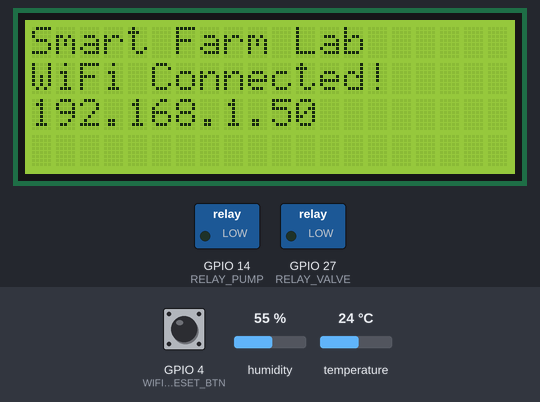
A program run on a simulated ESP32. Shown: 20×4 character LCD, switched loads named in the program (green lamp = pin HIGH). The inputs (shaded band) are chosen by the test bench; at power-on: humidity 55 %, temperature 24 °C, GPIO 4 (WIFI_RESET_BTN) HIGH. WiFi joins after 1.5 s; servers stay silent unless stated; no MQTT or app messages arrive unless stated; what the program prints to the serial monitor is not drawn.

Above: at 1.7 s.
4.9 s: humidity set to 22 %
At 6.2 s:
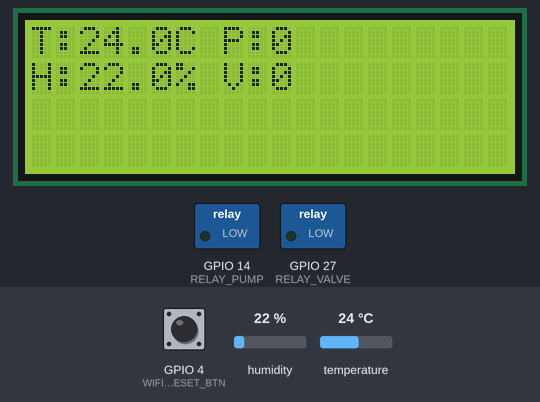
6.5 s: temperature set to 12 °C
At 11.2 s:
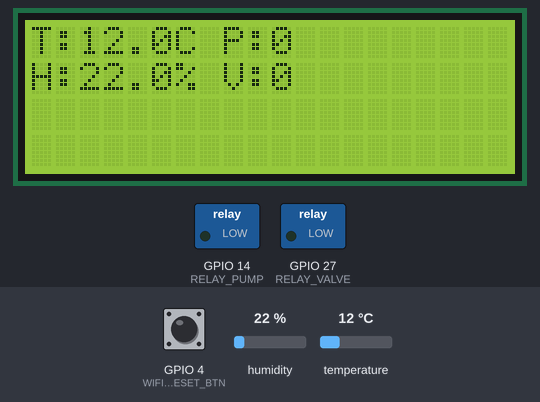
11.5 s: GPIO 4 (WIFI_RESET_BTN) pulled LOW for 0.15 s
At 12.6 s:
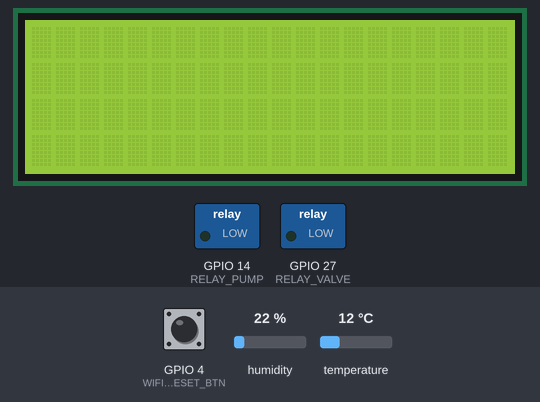
16.5 s: humidity set to 40 %
At 21.2 s:
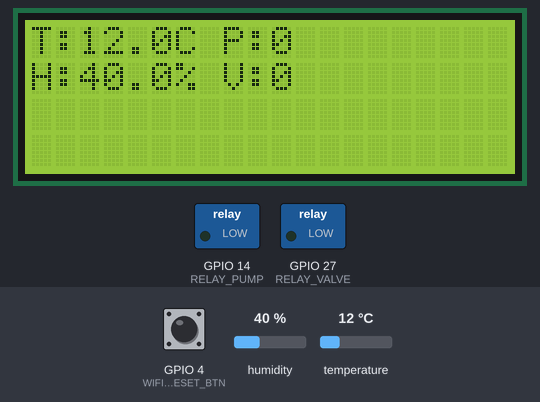
21.5 s: temperature set to 19 °C
Timing chart, 0 to 24.5 s (numbered marks = the images above; inputs shaded):
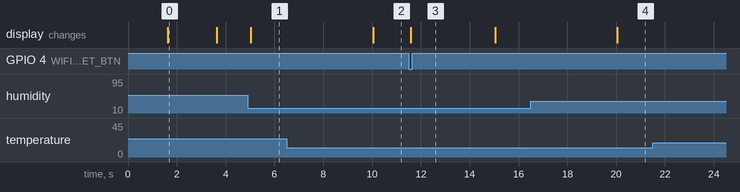

Measured:
- after the input at 4.9 s, the display: changes after 0.14 s (image 1)
- after the input at 6.5 s, the display: changes after 3.5 s (image 2)
- after the input at 11.5 s, the display: changes after 0.08 s (image 3)
- after the input at 16.5 s, the display: changes after 3.5 s (image 4)
- what the display in image 0 shows lasts 2.0 s, from 1.6 s to 3.6 s

The program:

main.cpp
```cpp
#include <WiFi.h>
#include <WiFiManager.h>
#include <PubSubClient.h>
#include <LiquidCrystal_I2C.h>
#include <DHT.h>
#include <ArduinoJson.h>

// =========================================================
// การตั้งค่าฮาร์ดแวร์
// =========================================================
#define DHTPIN 15
#define DHTTYPE DHT22
#define WIFI_RESET_BTN 4   // ปุ่มรีเซ็ต WiFi (Active LOW)

#define RELAY_PUMP 14
#define RELAY_VALVE 27

DHT dht(DHTPIN, DHTTYPE);
LiquidCrystal_I2C lcd(0x27, 20, 4);

// =========================================================
// การตั้งค่า MQTT และ Topic
// =========================================================
const char* mqtt_server = "172.18.148.220"; // เปลี่ยนเป็น IP ของ MQTT Broker
const int mqtt_port = 11883; // Host port mapped to Mosquitto's container port 1883

WiFiClient espClient;
PubSubClient client(espClient);

String site_id = "site_01";
String zone_id = "zone_A";
String device_id = "node_01"; // ต้องไม่ซ้ำกัน
String base_topic = "smart_farm/" + site_id + "/" + zone_id + "/" + device_id + "/";

unsigned long lastMsg = 0;

void reconnect();
void mqttCallback(char* topic, byte* payload, unsigned int length);

// =========================================================
// ฟังก์ชัน 1: setup()
// =========================================================
void setup() {
  Serial.begin(115200);
  Serial.println("Smart Farm starting...");

  pinMode(WIFI_RESET_BTN, INPUT_PULLUP);
  pinMode(RELAY_PUMP, OUTPUT);
  pinMode(RELAY_VALVE, OUTPUT);
  digitalWrite(RELAY_PUMP, 0);
  digitalWrite(RELAY_VALVE, 0);
  Serial.printf("[RELAY] Initial GPIO levels: pump=%d, valve=%d\n", digitalRead(RELAY_PUMP), digitalRead(RELAY_VALVE));

  lcd.init();
  lcd.backlight();
  lcd.setCursor(0, 0);
  lcd.print("Smart Farm Lab");

  dht.begin();
  Serial.printf("[DHT] DHT22 initialized on GPIO %d\n", DHTPIN);

  WiFiManager wm;
  lcd.setCursor(0, 1);
  lcd.print("Connecting WiFi...");

  Serial.println("[WiFi] Connecting; setup AP: Pophagot");
  if (!wm.autoConnect("Pophagot")) {
    Serial.println("[WiFi] Connection failed. Restarting in 3 seconds.");
    delay(3000);
    ESP.restart();
  }

  Serial.printf("[WiFi] Connected. IP=%s, RSSI=%d dBm\n", WiFi.localIP().toString().c_str(), WiFi.RSSI());
  lcd.setCursor(0, 1);
  lcd.print("WiFi Connected!   ");
  lcd.setCursor(0, 2);
  lcd.print(WiFi.localIP().toString());
  delay(2000);
  lcd.clear();

  client.setServer(mqtt_server, mqtt_port);
  client.setCallback(mqttCallback);
  Serial.printf("[MQTT] Broker=%s:%d, client=%s\n", mqtt_server, mqtt_port, device_id.c_str());
}

// =========================================================
// ฟังก์ชัน 2: loop()
// =========================================================
void loop() {
  // รีเซ็ต WiFi เมื่อกดปุ่มค้าง
  if (digitalRead(WIFI_RESET_BTN) == LOW) {
    delay(50);
    if (digitalRead(WIFI_RESET_BTN) == LOW) {
      lcd.clear();
      lcd.print("WiFi Config Mode");
      WiFiManager wm;
      wm.setConfigPortalTimeout(180);
      Serial.println("[WiFi] Button pressed. Opening Pophagot portal (180 seconds).");
      if (!wm.startConfigPortal("Pophagot")) {
        Serial.println("[WiFi] Portal failed or timed out. Restarting.");
        ESP.restart();
      }
      Serial.printf("[WiFi] Portal complete. Status=%d, IP=%s\n", WiFi.status(), WiFi.localIP().toString().c_str());
      lcd.clear();
    }
  }

  // รักษาสถานะเชื่อมต่อ MQTT
  if (!client.connected()) reconnect();
  client.loop();

  // ส่งข้อมูลทุก 5 วินาที
  unsigned long now = millis();
  if (now - lastMsg > 5000) {
    lastMsg = now;

    float h = dht.readHumidity();
    float t = dht.readTemperature();
    if (isnan(h) || isnan(t)) {
      Serial.println("[DHT] Read failed. Check sensor wiring and power.");
      return;
    }
    Serial.printf("[DHT] Temperature=%.1f C, humidity=%.1f %%, pump GPIO=%d, valve GPIO=%d\n", t, h, digitalRead(RELAY_PUMP), digitalRead(RELAY_VALVE));

    lcd.setCursor(0, 0);
    lcd.print("T:" + String(t, 1) + "C P:" + String(digitalRead(RELAY_PUMP)));
    lcd.setCursor(0, 1);
    lcd.print("H:" + String(h, 1) + "% V:" + String(digitalRead(RELAY_VALVE)));

    StaticJsonDocument<256> doc;
    doc["temperature"] = t;
    doc["humidity"] = h;
    doc["pump_state"] = digitalRead(RELAY_PUMP);
    doc["valve_state"] = digitalRead(RELAY_VALVE);

    char msgBuffer[256];
    serializeJson(doc, msgBuffer);

    String topic_telemetry = base_topic + "telemetry";
    bool sent = client.publish(topic_telemetry.c_str(), msgBuffer);
    Serial.printf("[MQTT] Telemetry publish %s: topic=%s, payload=%s\n", sent ? "OK" : "FAILED", topic_telemetry.c_str(), msgBuffer);
  }
}

// =========================================================
// ฟังก์ชัน 3: reconnect()
// =========================================================
void reconnect() {
  while (!client.connected()) {
    Serial.printf("[MQTT] Connecting to %s:%d; WiFi status=%d\n", mqtt_server, mqtt_port, WiFi.status());
    String topic_status = base_topic + "status";
    String willMessage = "{\"status\":\"offline\"}";

    // ตั้งค่า LWT
    if (client.connect(device_id.c_str(), NULL, NULL, topic_status.c_str(), 0, true, willMessage.c_str())) {
      String topic_cmd = base_topic + "cmd";
      Serial.println("[MQTT] Connected.");
      bool subscribed = client.subscribe(topic_cmd.c_str());
      Serial.printf("[MQTT] Subscribe %s: %s\n", subscribed ? "OK" : "FAILED", topic_cmd.c_str());

      // ทับ LWT ด้วยสถานะ online
      bool sent = client.publish(topic_status.c_str(), "{\"status\":\"online\"}", true);
      Serial.printf("[MQTT] Online status publish %s\n", sent ? "OK" : "FAILED");
    } else {
      Serial.printf("[MQTT] Connection failed, state=%d. Retry in 5 seconds.\n", client.state());
      delay(5000);
    }
  }
}

// =========================================================
// ฟังก์ชัน 4: mqttCallback()
// =========================================================
void mqttCallback(char* topic, byte* payload, unsigned int length) {
  String messageTemp;
  for (int i = 0; i < length; i++) messageTemp += (char)payload[i];
  Serial.printf("[MQTT] Received: topic=%s, payload=%s\n", topic, messageTemp.c_str());

  StaticJsonDocument<256> doc;
  DeserializationError error = deserializeJson(doc, messageTemp);
  if (error) {
    Serial.printf("[CMD] Invalid JSON: %s\n", error.c_str());
    return;
  }

  if (doc.containsKey("cmd") && doc.containsKey("state")) {
    String command = doc["cmd"].as<String>();
    int state = doc["state"].as<int>();

    if (command == "pump") digitalWrite(RELAY_PUMP, state);
    else if (command == "valve") digitalWrite(RELAY_VALVE, state);
    else Serial.printf("[CMD] Unknown command: %s\n", command.c_str());
    Serial.printf("[RELAY] Command=%s, requested=%d, pump GPIO=%d, valve GPIO=%d\n", command.c_str(), state, digitalRead(RELAY_PUMP), digitalRead(RELAY_VALVE));

    StaticJsonDocument<256> ackDoc;
    ackDoc["ack"] = command;
    ackDoc["state_set"] = state;

    char ackBuffer[256];
    serializeJson(ackDoc, ackBuffer);

    String topic_ack = base_topic + "ack";
    bool sent = client.publish(topic_ack.c_str(), ackBuffer);
    Serial.printf("[MQTT] ACK publish %s: %s\n", sent ? "OK" : "FAILED", ackBuffer);
  } else {
    Serial.println("[CMD] Ignored: missing cmd or state field.");
  }
}
```
